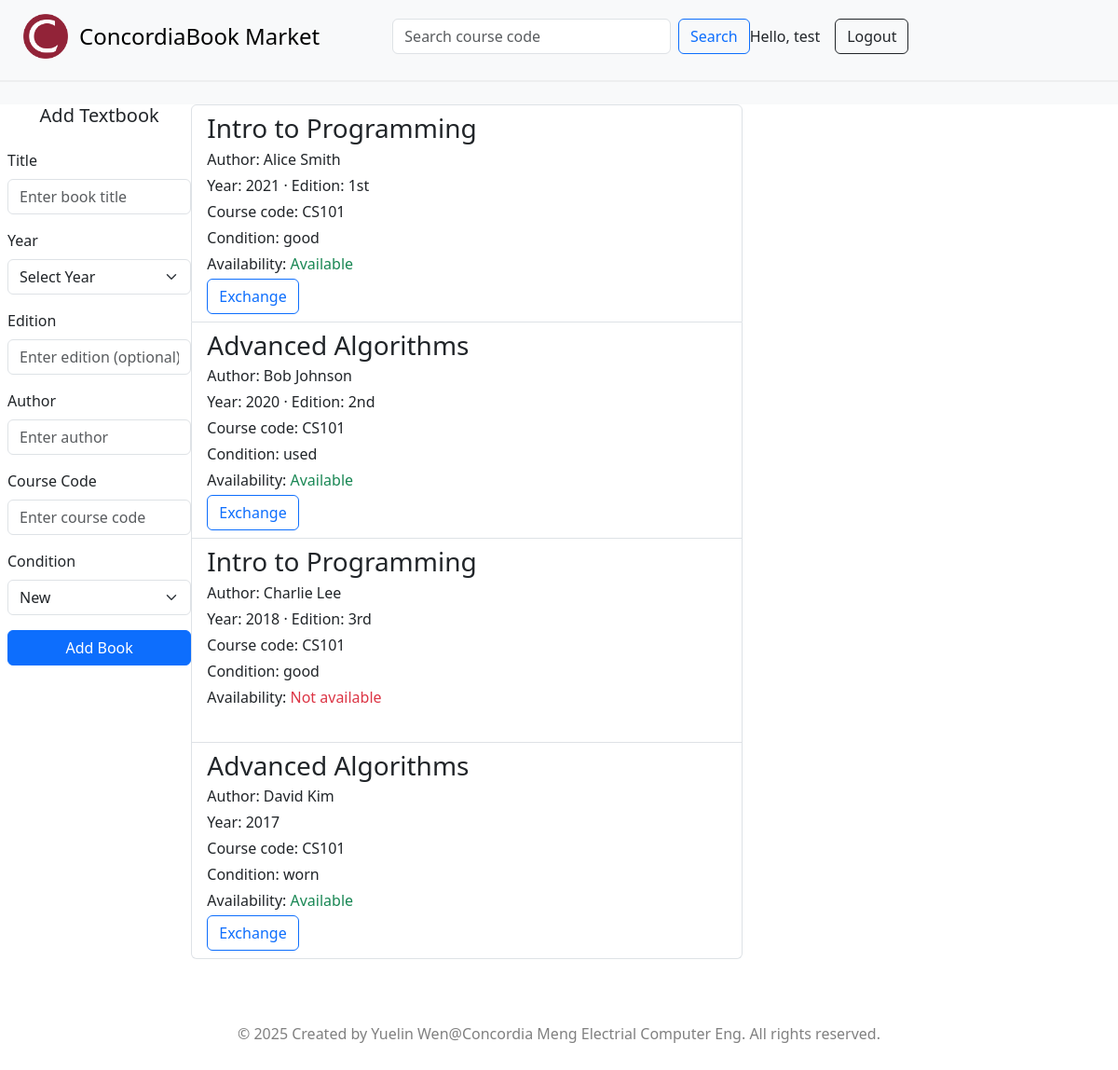
The page /textbooks/CS101/ (signed in) on the database its author committed.
### textbooks/models/book.py (models this page shows, shortened)
class Book(models.Model):
    title = models.CharField(max_length=200, default='N/A')
    year = models.IntegerField(default=0000)
    edition = models.CharField(max_length=50, null=True, blank=True)
    author = models.CharField(max_length=100 , default='N/A')
    course_code = models.CharField(max_length=20, default='N/A')
    condition = models.CharField(max_length=50, default='good')
    availability_status = models.BooleanField(default=True)
    class Meta:
        db_table = 'books'
        ordering = ['-year']
        verbose_name = 'Book'
        verbose_name_plural = 'Books'

### textbooks/views/textbooks_views.py (the view)
# urls.py: path('', views.TextbookListView.as_view(), name='textbook_list'),
class TextbookListView(ListView):
    template_name = "base.html"
    context_object_name = "all_textbooks"
    def dispatch(self, request, *args, **kwargs):
        if not request.session.get("student_id"):
            return redirect("/auth/login/")
        return super().dispatch(request, *args, **kwargs)
    def get_queryset(self):
        course_code_q = self.request.GET.get("courseCode", "").strip()
        availability = self.request.GET.get("availability", "").lower() == "true"
        queryset = Book.objects.all()
        path_course_code = self.kwargs.get("course_code")
        if path_course_code:
            queryset = queryset.filter(course_code__iexact=path_course_code)
        if course_code_q:
            queryset = queryset.filter(course_code__iexact=course_code_q)
        if availability:
            queryset = queryset.filter(availability_status=True)
        return queryset
    def get_context_data(self, **kwargs):
        context = super().get_context_data(**kwargs)
        context["username"] = self.request.session.get("username")
        context["selected_course"] = self.kwargs.get("course_code")
        current_year = datetime.datetime.now().year
        context["year_range"] = range(current_year, current_year - 100, -1)
        return context

### textbooks/templates/base.html (shortened to what this page needs)
{% load static %}
<!DOCTYPE html>
<html lang="en">
<head>
    {% load bootstrap5 %}
    {% bootstrap_css %}
</head>
<body>
    <header class="bg-body-tertiary py-2">
        <nav class="container-fluid d-flex flex-column flex-md-row align-items-center justify-content-between">
            <a class="col btn btn-outline-light d-flex flex-row align-items-center mb-2 mb-md-0" style="gap: 12px;"
                href="/">
                <img src="{% static 'images/concordia-logo.png' %}" alt="Concordia logo" style="height:48px;">
                <h1 class="m-0" style="color: black; font-size: 1.5rem;">ConcordiaBook Market</h1>
            </a>
            {% include "textbooks/search_form.html" %}
            <div class="mb-0 col text-center text-md-start py-4 py-md-0 d-flex align-items-center gap-3">
                Hello, {{ username }}
                <a class="btn btn-outline-dark" href="{% url 'logout' %}">Logout</a>
            </div>
        </nav>
        <hr style="border: 1px solid #ccc; width: 100%;">
    </header>
    <div class="main-container d-flex flex-column flex-md-row  px-2">
        <div class="col-md-2 d-flex flex-column align-items-center">
            {% include "textbooks/add_form.html" %}
        </div>
        <div class="col-md-6 pt-5 pt-md-0">
            {% include "textbooks/list.html" %}
        </div>
    </div>
    <div id="liveAlertPlaceholder" class="position-fixed top-0 end-0 p-3" style="z-index: 1060;"></div>
    <footer style="text-align: center; margin-top: 20px; color: grey; height: 30vh;" class="pt-5">
        <p>&copy; 2025 Created by Yuelin Wen@Concordia Meng Electrial Computer Eng. All rights reserved.</p>
    </footer>
</body>
</html>

### textbooks/templates/textbooks/list.html (shortened to what this page needs)
{% if all_textbooks %}
<div class="list-group">
    {% for textbook in all_textbooks %}
    <div class="list-group-item">
        <div class="d-flex justify-content-between">
            <h3 class="card-title mb-1">{{ textbook.title }}</h3>
        </div>
        <div>
             <p class="mb-1 text-wrap">Author: {{ textbook.author }}</p>
            <p class="mb-1 text-wrap">Year: {{ textbook.year }} {% if textbook.edition %}· Edition: {{ textbook.edition }}{% endif %}</p>
            <p class="mb-1 text-wrap">Course code: {{ textbook.course_code }}</p>
            <p class="mb-1 text-wrap">Condition: {{ textbook.condition }}</p>
            <p class="mb-1 text-wrap">Availability: <span class="{% if textbook.availability_status %}text-success{% else %}text-danger{% endif %}">{% if textbook.availability_status %}Available{% else %}Not available{% endif %}</span></p>
        </div>
        {% if textbook.availability_status %}
            <button type="button" class="btn btn-outline-primary exchange-btn" data-title="{{ textbook.title|escape }}">Exchange</button>
        {% endif %}
        <br />
    </div>
    {% endfor %}
</div>
{% else %}
<div>
    <p>
        No textbooks found.
    </p>
</div>
{% endif %}

### rows shown on the page
Book: title "Intro to Programming", author "Alice Smith", year "2021", edition "1st", course_code "CS101", condition "good", availability_status "Available"
Book: title "Advanced Algorithms", author "Bob Johnson", year "2020", edition "2nd", course_code "CS101", condition "used", availability_status "Available"
Book: title "Intro to Programming", author "Charlie Lee", year "2018", edition "3rd", course_code "CS101", condition "good", availability_status "Not available"
Book: title "Advanced Algorithms", author "David Kim", year "2017", course_code "CS101", condition "worn", availability_status "Available"

### other values the page prints
{{ username }} "test"
